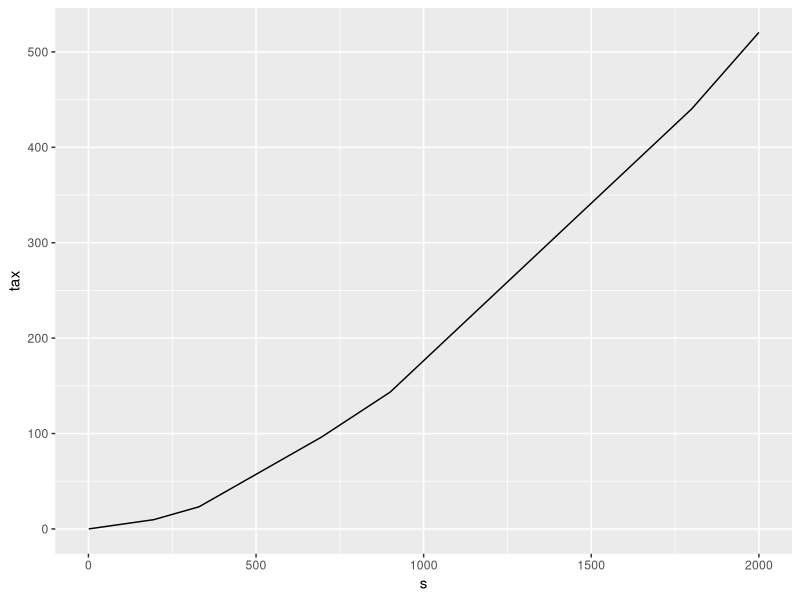
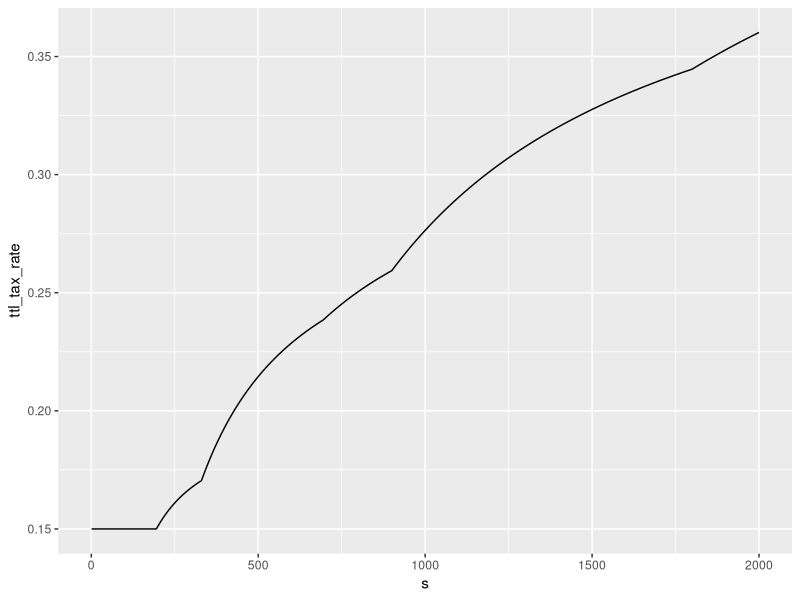
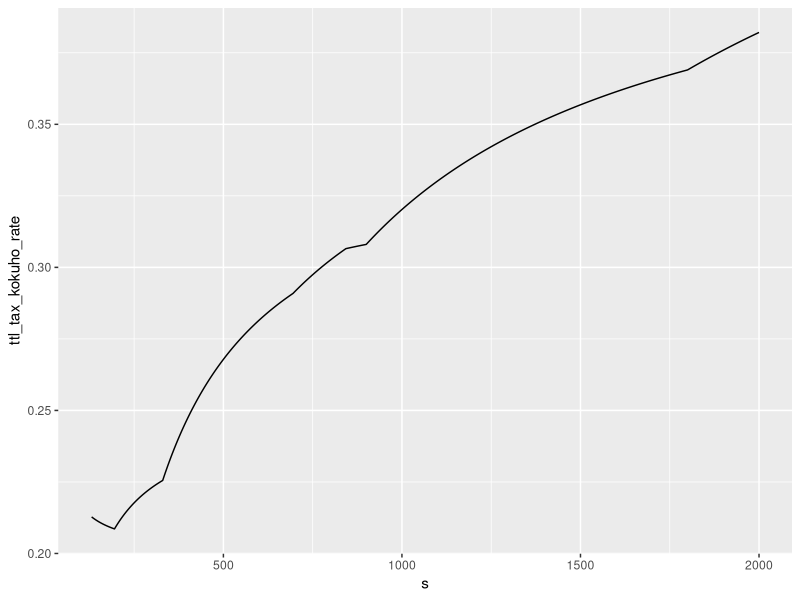
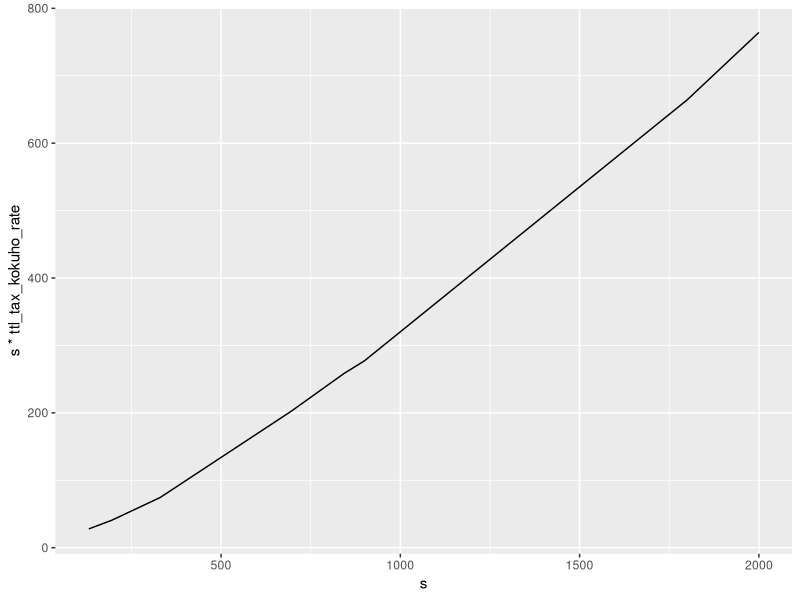

R code for these plots, in order:
library(ggplot2)
library(plyr)
library(dplyr)

get.syotokuzei<-function(x){
  x<-x*10000
  tax<-0
  tax<-as.numeric(x>=1000)*as.numeric(x<1950000)*(x*0.05)
  tax<-tax+as.numeric(x>=1950000)*as.numeric(x<3300000)*(x*0.1-97500)
  tax<-tax+as.numeric(x>=3300000)*as.numeric(x<6950000)*(x*0.2-427500)
  tax<-tax+as.numeric(x>=6950000)*as.numeric(x<9000000)*(x*0.23-636000)
  tax<-tax+as.numeric(x>=9000000)*as.numeric(x<18000000)*(x*0.33-1536000)
  tax<-tax+as.numeric(x>=18000000)*(x*0.4-2796000)
  return(tax/10000)
}

get.kokuho<-function(x,seppan=F){
  x<-x*10000
  kokuho<-51200+15300
  kokuho<-kokuho+as.numeric(x>=330000)*as.numeric((x-330000)*0.1<810000)*(x-330000)*0.1
  kokuho<-kokuho+as.numeric(x>=330000)*as.numeric((x-330000)*0.1>=810000)*810000
  if(seppan)
    kokuho<-kokuho/2
  return(kokuho/10000)
}

syotoku<-seq(1,2000,by=1)
tax<-get.syotokuzei(syotoku)
tax_df<-data.frame(s=syotoku,tax=tax)
tax_df$tax_rate<-tax_df$tax/tax_df$s
tax_df$ttl_tax_rate<-tax_df$tax_rate+0.1
tax_df$kokuho<-get.kokuho(syotoku,seppan=T)
tax_df$kokuho_rate<-tax_df$kokuho/tax_df$s
tax_df$ttl_tax_kokuho_rate<-tax_df$ttl_tax_rate+tax_df$kokuho_rate
rm(syotoku,tax)
  
(gg_<-ggplot(tax_df,aes(x=s,y=tax))+
  geom_line(data=tax_df,aes(s,tax)))
(gg_<-ggplot(tax_df,aes(x=s,y=ttl_tax_rate))+
   geom_line(data=tax_df,aes(s,ttl_tax_rate)))
(gg_<-ggplot(tax_df %>% filter(s>130),aes(x=s,y=ttl_tax_kokuho_rate))+
   geom_line(data=tax_df %>% filter(s>130),aes(s,ttl_tax_kokuho_rate)))
(gg_<-ggplot(tax_df %>% filter(s>130),aes(x=s,y=s*ttl_tax_kokuho_rate))+
   geom_line(data=tax_df %>% filter(s>130),aes(s,s*ttl_tax_kokuho_rate)))
rm(gg_)

rm(tax_df,get.syotokuzei,get.kokuho)
